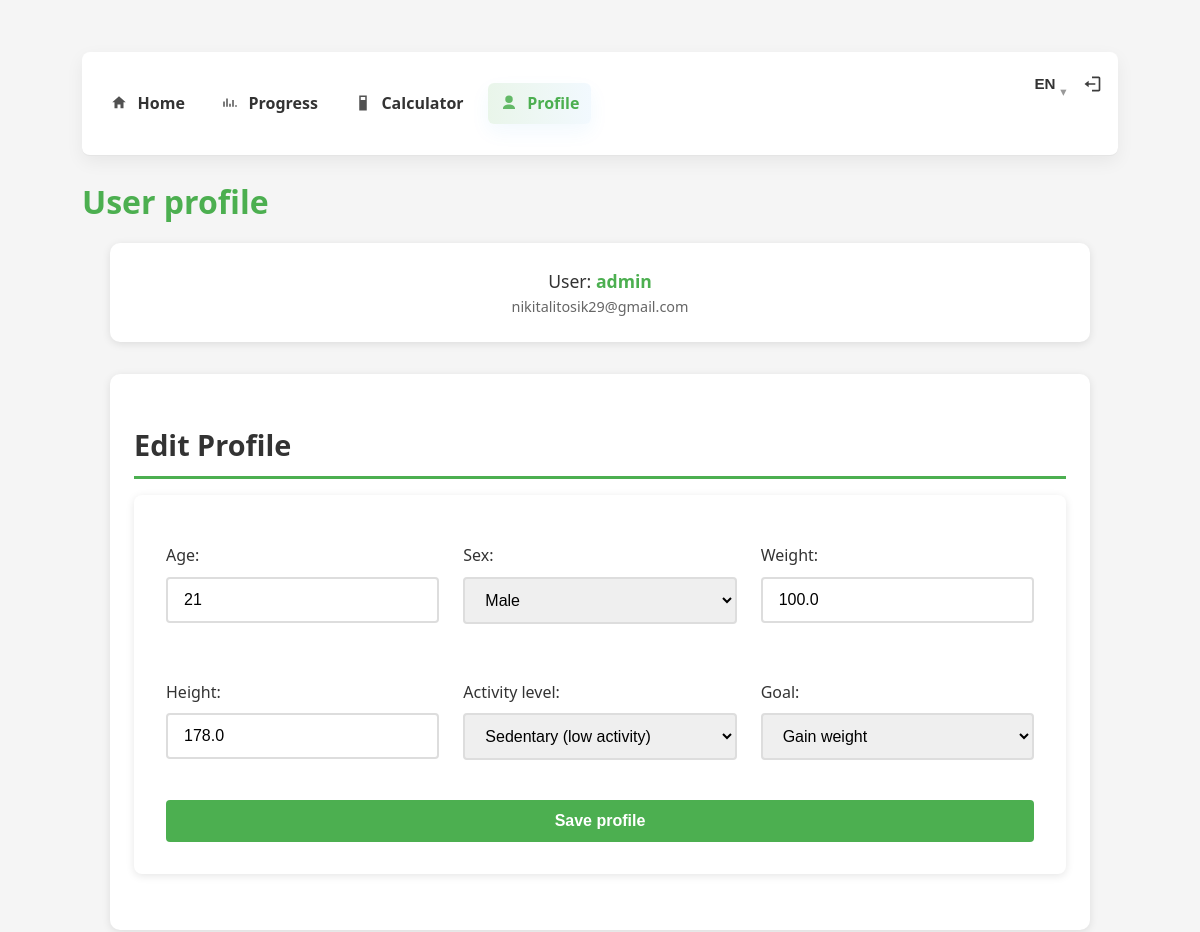
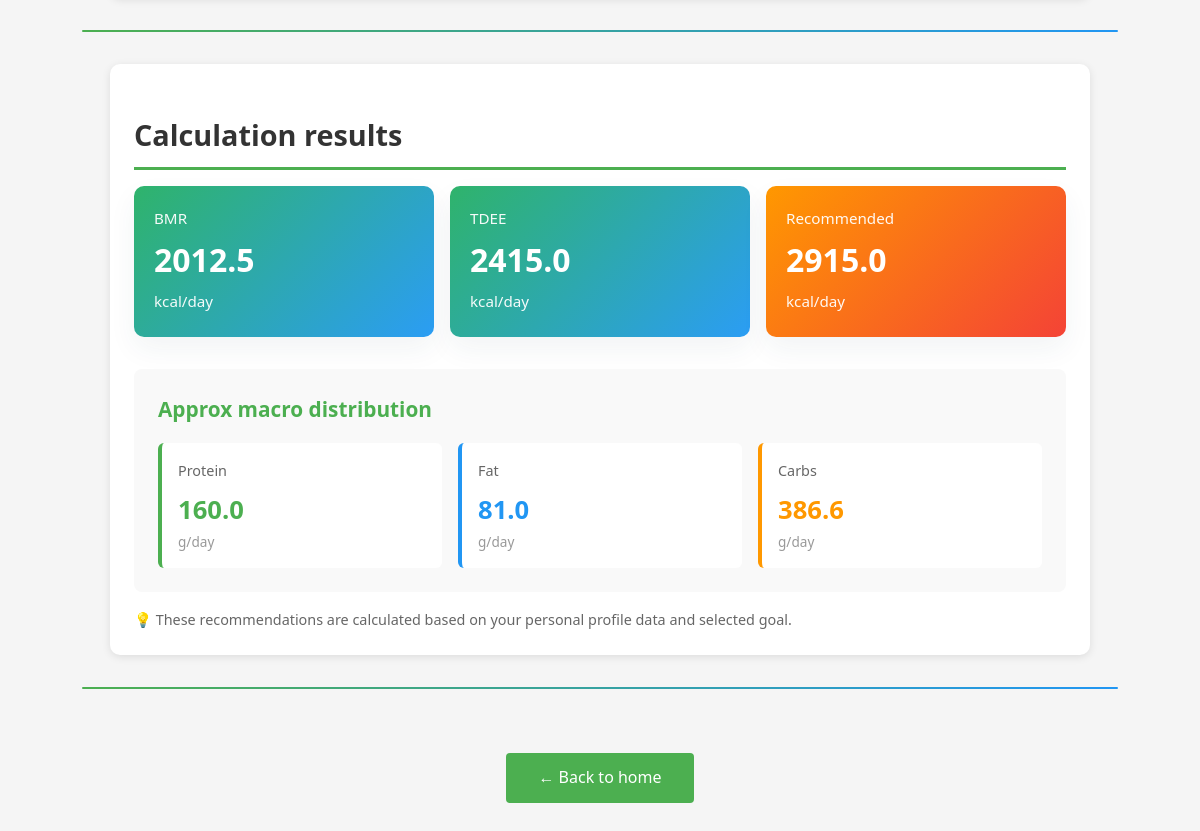
/nutrition/profile/ (signed in), run on an earlier commit of the app's database (2 pictures, top to bottom).
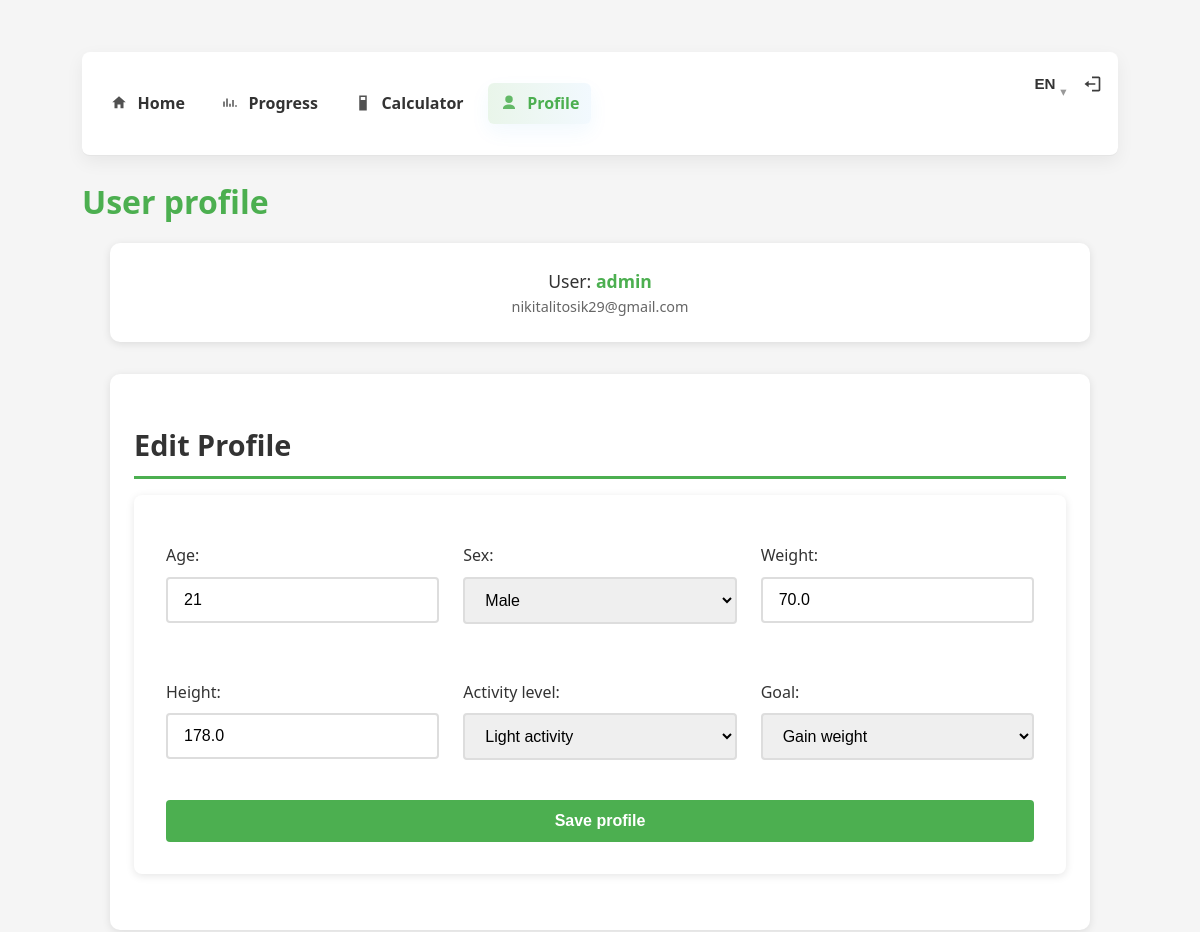
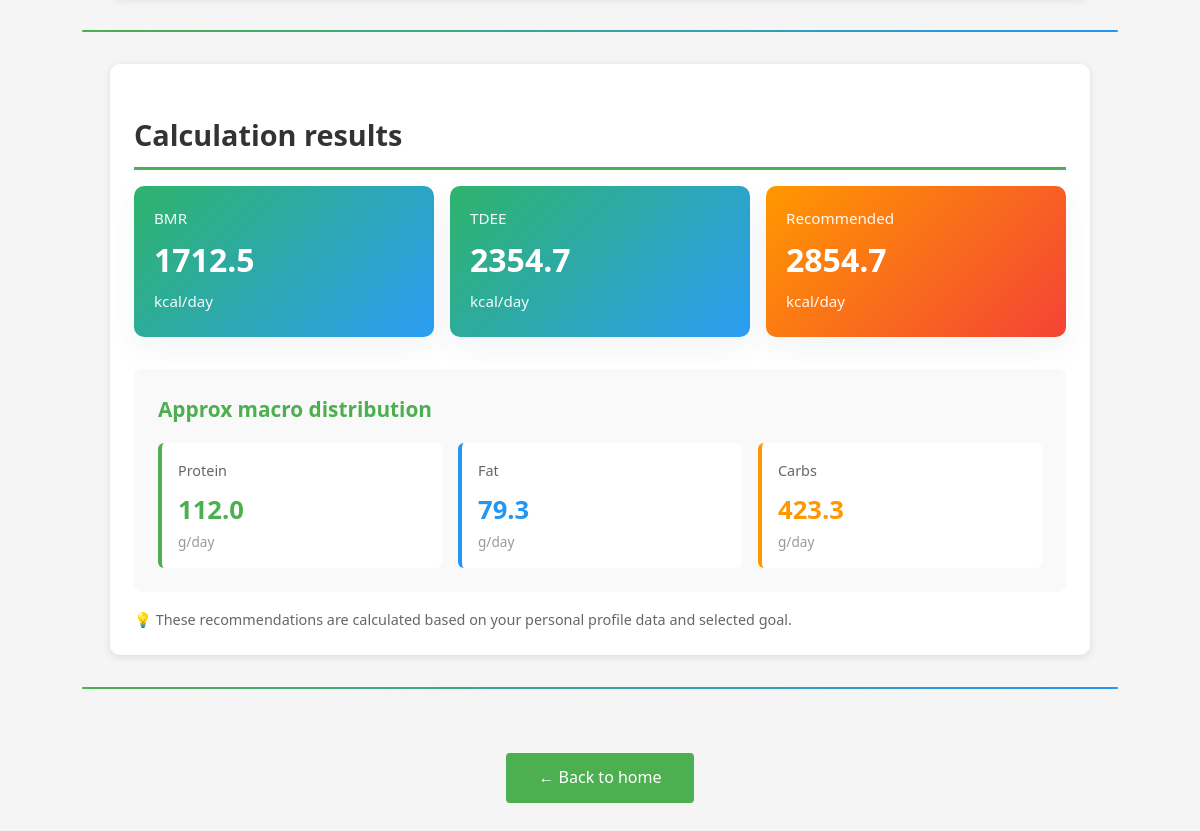
And on a later commit of the database (2 pictures, top to bottom).
### nutrition/models.py (models this page shows, shortened)
class Profile(models.Model):
    user = models.OneToOneField(settings.AUTH_USER_MODEL, on_delete=models.CASCADE)
    age = models.PositiveIntegerField(null=True, blank=True)
    sex = models.CharField(
        max_length=1,
        choices=(
            ('M', _('Male')),
            ('F', _('Female')),
        ),
        blank=True,
    )
    weight = models.FloatField(null=True, blank=True, help_text=_('kg'))
    height = models.FloatField(null=True, blank=True, help_text=_('cm'))
    activity_level = models.CharField(
        max_length=10,
        choices=(
            ('1.2', _('Sedentary (low activity)')),
            ('1.375', _('Light activity')),
            ('1.55', _('Moderate activity')),
            ('1.725', _('High activity')),
            ('1.9', _('Very active')),
        ),
        blank=True,
    )
    goal = models.CharField(
        max_length=10,
        choices=(
            ('lose', _('Lose weight')),
            ('maintain', _('Maintain weight')),
            ('gain', _('Gain weight')),
        ),
        blank=True,
    )

### nutrition/views.py (the view)
# urls.py: path('profile/', views.profile, name='profile'),
@login_required
def profile(request):
    profile, _ = Profile.objects.get_or_create(user=request.user)
    if request.method == 'POST':
        form = ProfileForm(request.POST, instance=profile)
        if form.is_valid():
            form.save()
            return redirect('nutrition:home')
    else:
        form = ProfileForm(instance=profile)
    recommendation = None
    if profile.age and profile.weight and profile.height and profile.activity_level and profile.goal:
        profile_data = {
            'age': profile.age,
            'sex': profile.sex,
            'weight': profile.weight,
            'height': profile.height,
            'activity_level': profile.activity_level,
            'goal': profile.goal,
        }
        recommendation = _compute_recommendation(profile_data)
    return render(request, 'nutrition/profile.html', {
        'form': form,
        'recommendation': recommendation,
    })

### nutrition/forms.py (shortened to what this page needs)
class ProfileForm(forms.ModelForm):
    class Meta:
        model = Profile
        fields = ['age', 'sex', 'weight', 'height', 'activity_level', 'goal']
        widgets = {
            'age': forms.NumberInput(attrs={'min': '1', 'step': '1'}),
            'weight': forms.NumberInput(attrs={'min': '1', 'step': '0.1'}),
            'height': forms.NumberInput(attrs={'min': '1', 'step': '0.1'}),
        }

### nutrition/templates/nutrition/profile.html (shortened to what the changed rows need)
{% load i18n %}
{% load static %}
<!DOCTYPE html>
<html>
<head>
    <link rel="stylesheet" href="{% static 'nutrition/style.css' %}">
</head>
<body>
<div id="root">
<h1>{% trans "User profile" %}</h1>
<div class="card">
    <h2>{% trans "Edit Profile" %}</h2>
    <form method="post">
        <div style="display: grid; grid-template-columns: repeat(auto-fit, minmax(250px, 1fr)); gap: 1.5rem;">
            {% for field in form %}
                <div>
                    {{ field.label_tag }}
                    {% if field.field.widget.input_type == 'select' %}
                        {{ field }}
                    {% else %}
                        {{ field }}
                    {% endif %}
                </div>
            {% endfor %}
        </div>
    </form>
</div>
{% if recommendation %}
<div class="card">
    <h2>{% trans "Calculation results" %}</h2>
    <div class="summary" style="margin-bottom: 2rem;">
        <div class="summary-card">
            <div class="label">BMR</div>
            <div class="value">{{ recommendation.bmr }}</div>
            <div class="label">kcal/day</div>
        </div>
        <div class="summary-card">
            <div class="label">TDEE</div>
            <div class="value">{{ recommendation.tdee }}</div>
            <div class="label">kcal/day</div>
        </div>
        <div class="summary-card" style="background: linear-gradient(135deg, #FF9800, #F44336);">
            <div class="label">{% trans "Recommended" %}</div>
            <div class="value">{{ recommendation.recommended_kcal }}</div>
            <div class="label">kcal/day</div>
        </div>
    </div>
    <div style="background: #f9f9f9; padding: 1.5rem; border-radius: 8px; margin-bottom: 1rem;">
        <h3 style="margin-top: 0; color: var(--primary-color);">{% trans "Approx macro distribution" %}</h3>
        <div style="display: grid; grid-template-columns: repeat(auto-fit, minmax(150px, 1fr)); gap: 1rem;">
            <div style="background: white; padding: 1rem; border-radius: 6px; border-left: 4px solid #4CAF50;">
                <div style="font-size: 0.9rem; color: #666; margin-bottom: 0.5rem;">{% trans "Protein" %}</div>
                <div style="font-size: 1.6rem; font-weight: 700; color: #4CAF50;">{{ recommendation.protein_g }}</div>
                <div style="font-size: 0.85rem; color: #999;">g/day</div>
            </div>
            <div style="background: white; padding: 1rem; border-radius: 6px; border-left: 4px solid #2196F3;">
                <div style="font-size: 0.9rem; color: #666; margin-bottom: 0.5rem;">{% trans "Fat" %}</div>
                <div style="font-size: 1.6rem; font-weight: 700; color: #2196F3;">{{ recommendation.fat_g }}</div>
                <div style="font-size: 0.85rem; color: #999;">g/day</div>
            </div>
            <div style="background: white; padding: 1rem; border-radius: 6px; border-left: 4px solid #FF9800;">
                <div style="font-size: 0.9rem; color: #666; margin-bottom: 0.5rem;">{% trans "Carbs" %}</div>
                <div style="font-size: 1.6rem; font-weight: 700; color: #FF9800;">{{ recommendation.carbs_g }}</div>
                <div style="font-size: 0.85rem; color: #999;">g/day</div>
            </div>
        </div>
    </div>
    <p style="color: #666; font-size: 0.9rem; margin-top: 1rem;">
        💡 {% trans "These recommendations are calculated based on your personal profile data and selected goal." %}
    </p>
</div>
{% else %}
<div style="background: #e3f2fd; padding: 1.5rem; border-radius: 8px; border-left: 4px solid #2196F3; margin-top: 2rem;">
    <p style="margin: 0; color: #1565c0;">
        ℹ️ {% trans "Fill in your profile information above to see personalized calorie and macro recommendations." %}
    </p>
</div>
{% endif %}
</div>
</body>
</html>

What changed in the data, as far as the page shows it:
changed Profile "Male": weight "100.0" → "70.0"; activity_level "Sedentary (low activity)" → "Light activity"
Also different on the page:
{{ recommendation.bmr }}: "2012.5" → "1712.5"
{{ recommendation.tdee }}: "2415.0" → "2354.7"
{{ recommendation.recommended_kcal }}: "2915.0" → "2854.7"
{{ recommendation.protein_g }}: "160.0" → "112.0"
{{ recommendation.fat_g }}: "81.0" → "79.3"
{{ recommendation.carbs_g }}: "386.6" → "423.3"
